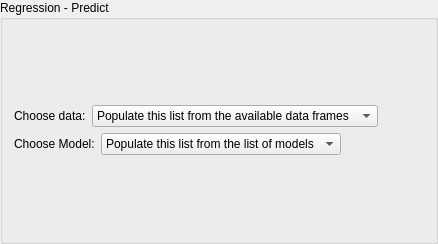
<?xml version="1.0" encoding="UTF-8"?>
<ui version="4.0">
    <class>regression</class>
    <widget class="QGroupBox" name="regression">
        <property name="geometry">
            <rect>
                <x>0</x>
                <y>0</y>
                <width>438</width>
                <height>244</height>
            </rect>
        </property>
        <property name="minimumSize">
            <size>
                <width>400</width>
                <height>150</height>
            </size>
        </property>
        <property name="maximumSize">
            <size>
                <width>16777215</width>
                <height>999999</height>
            </size>
        </property>
        <property name="windowTitle">
            <string>Regression</string>
        </property>
        <property name="title">
            <string>Regression - Predict</string>
        </property>
        <layout class="QVBoxLayout" name="verticalLayout_2">
            <item>
                <layout class="QVBoxLayout" name="regression_vlayout">
                    <item>
                        <layout class="QHBoxLayout" name="regression_choosedata_hlayout">
                            <item>
                                <widget class="QLabel" name="regression_choosedata_label">
                                    <property name="text">
                                        <string>Choose data:</string>
                                    </property>
                                </widget>
                            </item>
                            <item>
                                <widget class="QComboBox" name="regression_choosedata">
                                    <property name="iconSize">
                                        <size>
                                            <width>50</width>
                                            <height>20</height>
                                        </size>
                                    </property>
                                    <item>
                                        <property name="text">
                                            <string>Populate this list from the available data frames</string>
                                        </property>
                                    </item>
                                </widget>
                            </item>
                            <item>
                                <spacer name="regression_choosedata_spacer">
                                    <property name="orientation">
                                        <enum>Qt::Horizontal</enum>
                                    </property>
                                    <property name="sizeHint" stdset="0">
                                        <size>
                                            <width>40</width>
                                            <height>20</height>
                                        </size>
                                    </property>
                                </spacer>
                            </item>
                        </layout>
                    </item>
                    <item>
                        <layout class="QHBoxLayout" name="regression_choosealg_hlayout">
                            <item>
                                <widget class="QLabel" name="regression_choosealg_label">
                                    <property name="text">
                                        <string>Choose Model:</string>
                                    </property>
                                </widget>
                            </item>
                            <item>
                                <widget class="QComboBox" name="regression_choosealg">
                                    <property name="iconSize">
                                        <size>
                                            <width>50</width>
                                            <height>20</height>
                                        </size>
                                    </property>
                                    <item>
                                        <property name="text">
                                            <string>Populate this list from the list of models</string>
                                        </property>
                                    </item>
                                </widget>
                            </item>
                            <item>
                                <spacer name="regression_choosealg_spacer">
                                    <property name="orientation">
                                        <enum>Qt::Horizontal</enum>
                                    </property>
                                    <property name="sizeHint" stdset="0">
                                        <size>
                                            <width>40</width>
                                            <height>20</height>
                                        </size>
                                    </property>
                                </spacer>
                            </item>
                        </layout>
                    </item>
                </layout>
            </item>
        </layout>
    </widget>
    <resources/>
    <connections/>
</ui>
